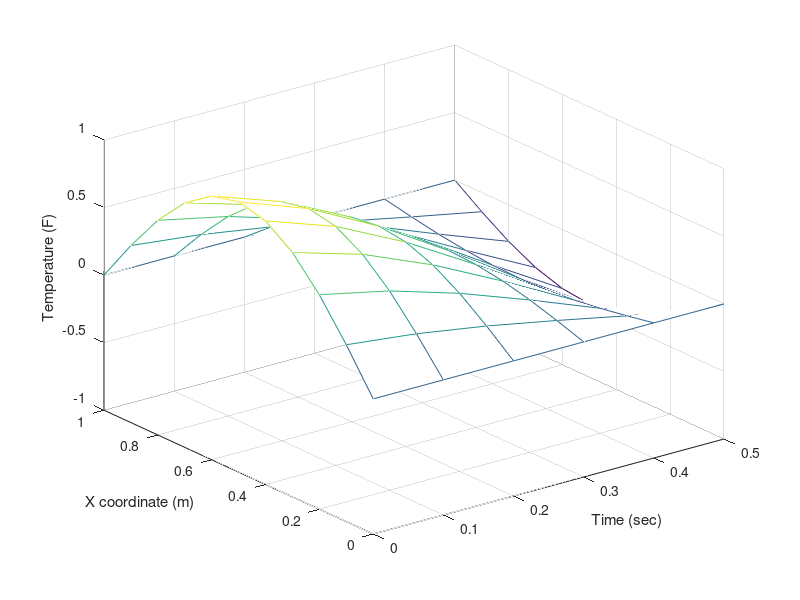

Recreate this plot in MATLAB.
pi = 3.14;
a = 2;
L = 1;
b = 0.5;
h = 0.2;
n = fix(a/h) + 1;
x = linspace(0, L, n);
k = h / a;
m = fix(b / k) + 1;
t = linspace(0, b, m);
U = zeros(n, m);
U(:, 1) = sin(pi * x);
U(1, :) = 0;
U(end, :) = 0;
U(:, 2) = (1 -  ((a * k) / h)^2) * sin(pi * x) + k * 0 + (a * k / h) ^ 2 * (sin(pi* (x + 0.2))  + sin(pi * (x - 0.2))) / 2;
for j = 2 : m - 1;
    for i = 2 : n - 1;
        U(i, j + 1) = (2 - 2*(a * k) / h)^2 * U(i, j) + (a * k / h) ^ 2*(U(i + 1, j) + U(i - 1, j)) - U(i, j - 1);
    end
end
[xx, tt] = meshgrid(t, x);
mesh(xx, tt, U);
xlabel('Time (sec)');
ylabel('X coordinate (m)');
zlabel('Temperature (F)');